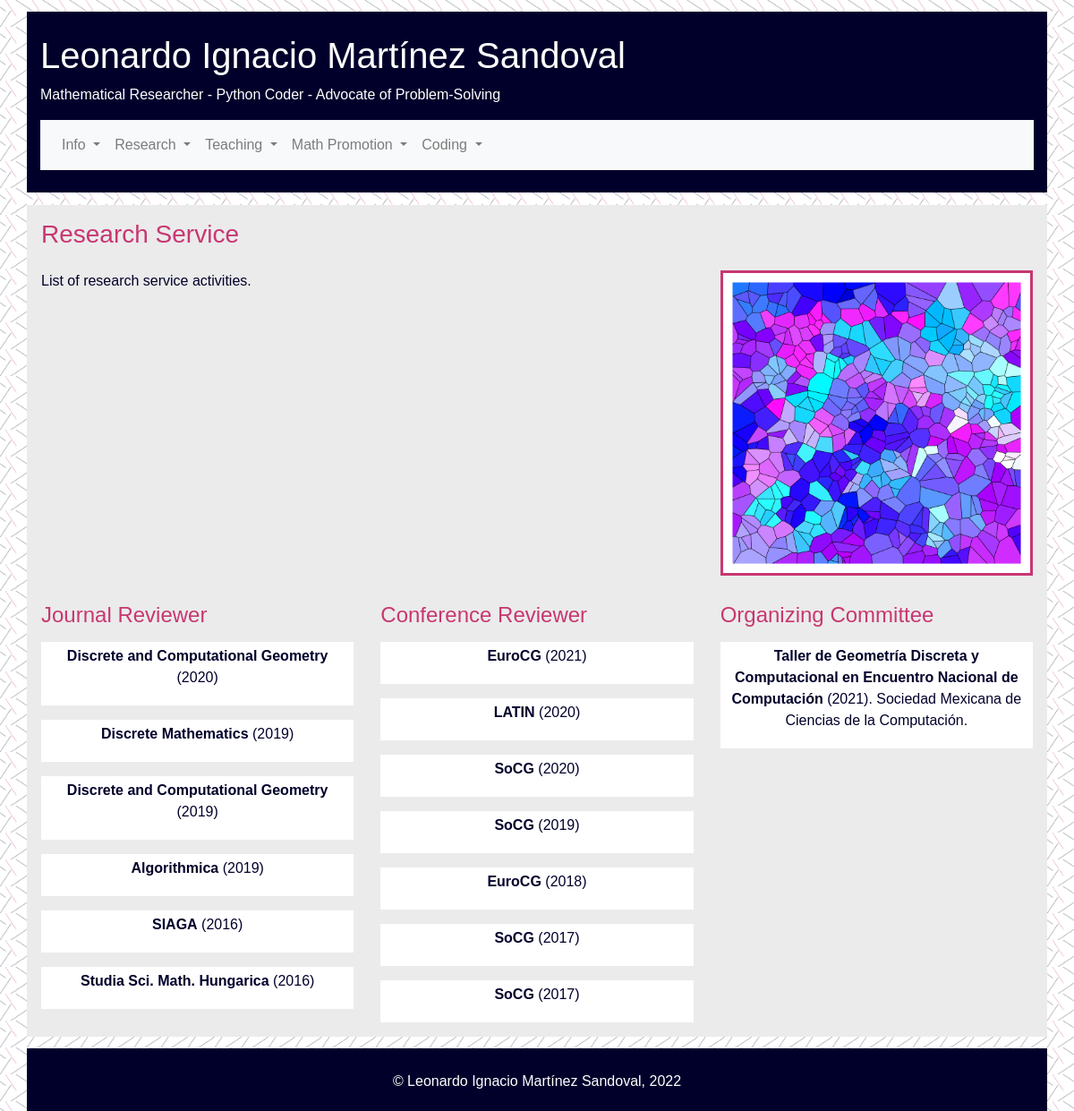
The app's page /sresearch, older data.
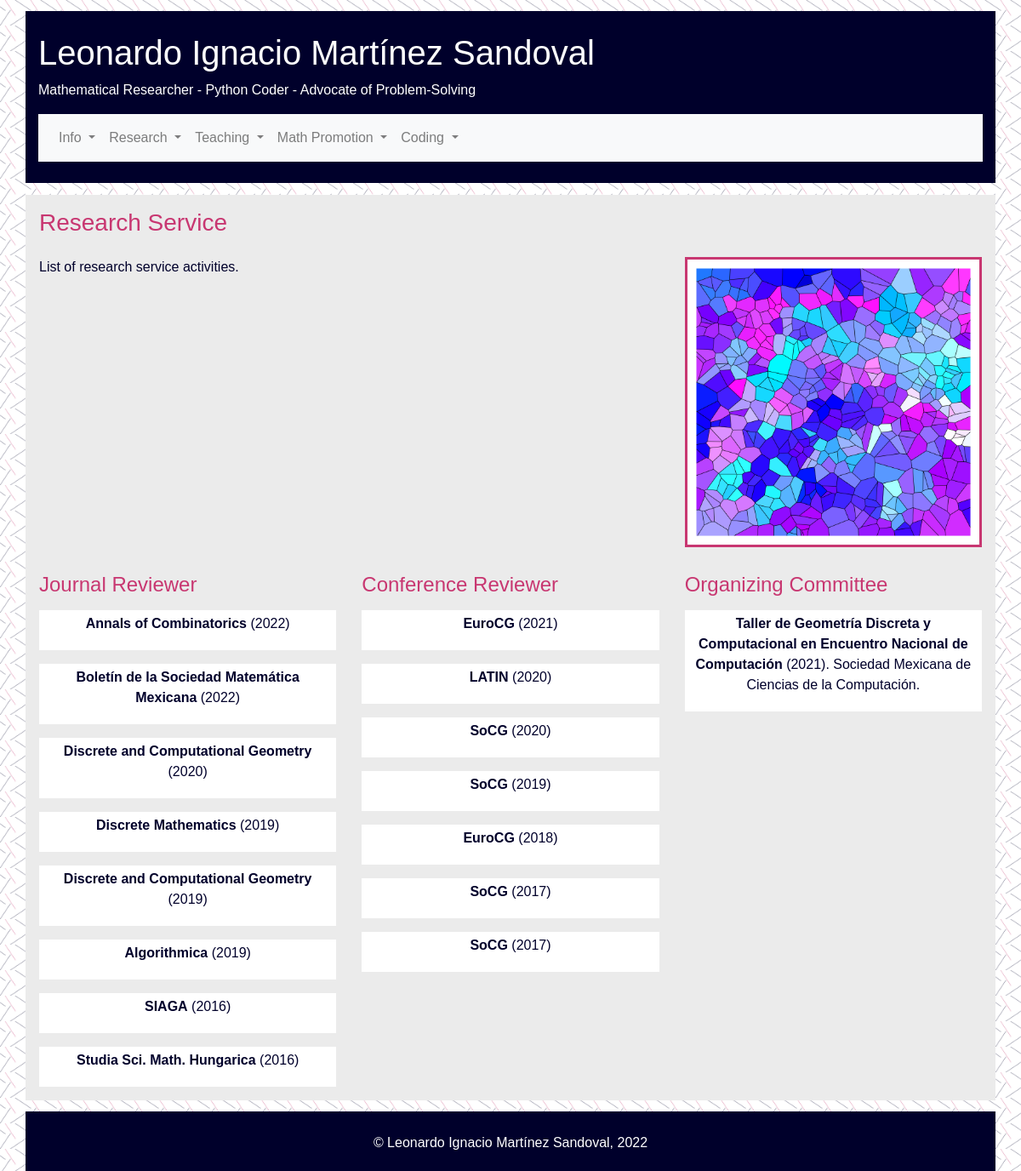
The same page, newer data.
### personalpage/models.py (models this page shows)
class Service(db.Model):
    __tablename__ = 'service'
    id = db.Column(db.Integer, primary_key=True)
    title = db.Column(db.String(80), unique=True, nullable=False)
    date = db.Column(db.Date(), default=date.today())
    description = db.Column(db.String(140), nullable=False)
    title = db.Column(db.String(80), unique=True, nullable=False)
    service_type = db.Column(db.String(20), nullable=False)
    institution = db.Column(db.Integer, db.ForeignKey('institution.id'))
    location = db.Column(db.Integer, db.ForeignKey('location.id'))
    def __repr__(self):
        return '<Service %r>' % self.title

class Institution(db.Model):
    __tablename__ = 'institution'
    id = db.Column(db.Integer, primary_key=True)
    name = db.Column(db.String(80), unique=True, nullable=False)
    name_spa = db.Column(db.String(80), unique=True, nullable=False)
    location = db.Column(db.Integer, db.ForeignKey('location.id'))
    def __repr__(self):
        return '<Institution %r>' % self.name

### personalpage/cv.py (the view)
@app.route("/sresearch")
def sresearch():
    r_journal = Service.query\
        .filter(Service.service_type=='r_journal')\
        .all()
    r_conference = Service.query\
        .filter(Service.service_type=='r_conference')\
        .all()
    service = Service.query\
        .select_from(Service)\
        .filter(Service.service_type=="o_event_research")\
        .join(Institution)\
        .join(Location, Service.location==Location.id)\
        .add_entity(Institution)\
        .add_entity(Location)\
        .all()
    print(service)
    return render_template("personalpage/sresearch.html", r_journal=r_journal, r_conference=r_conference, service = service)

### personalpage/templates/personalpage/sresearch.html
{% extends "body_template.html" %}
    {% block content %}
    <div class="container outter pl-3 pr-3 pt-3">
        <h3>Research Service</h3>
        <div class="row pt-3">
            <div class="col-md-8">
            <p style="text-align: justify"> List of research service activities. </p>
        </div>
        <div class="col-md-4" id="data">
            <div class="blockitem">
                <img src="static/voronoi.png" class="img-fluid"></img>
            </div>
            </div>
        </div>
        <div class="row pt-3">
            <div class="col-lg-4">
                <h4> Journal Reviewer </h4>
                    {% for item in r_journal | sort(attribute='date', reverse = True ) %}
                    <div class="paperitem wrapper mb-3 mt-3">
                        <div class="prob-info">
                            <p><strong> {{ item.title }}</strong> ({{item.date.strftime('%Y')}})
                        </div>
                    </div>
                    {% endfor %}
            </div>
            <div class="col-lg-4 padded">
                <h4> Conference Reviewer </h4>
                    {% for item in r_conference | sort(attribute='date', reverse = True ) %}
                    <div class="paperitem wrapper mb-3 mt-3">
                        <div class="prob-info">
                            <p><strong> {{ item.title }}</strong> ({{item.date.strftime('%Y')}})
                        </div>
                    </div>
                    {% endfor %}
            </div>
            <div class="col-lg-4 padded">
                <h4> Organizing Committee </h4>
                {% for item in service | sort(attribute='date', reverse = True ) %}
                <div class="paperitem wrapper mb-3 mt-3">
                    <div class="prob-info">
                        <p><strong> {{ item.Service.title }}</strong> ({{item.Service.date.strftime('%Y')}}). {{ item.Institution.name + '.' if item.Institution.name}}
                    </div>
                </div>
                {% endfor %}
            </div>
        </div>
    </div>
    {% endblock %}

### personalpage/templates/body_template.html (shortened to what this page needs)
<!DOCTYPE html>
<html lang="en" itemscope itemtype="http://schema.org/Person">
<head>
    <link rel="stylesheet" type="text/css" href="/static/bootstrap/css/bootstrap.min.css">
    <link rel="stylesheet" href="/static/personal.css" />
    <link rel="stylesheet" href="/static/convertex.css" />
</head>
<body onload="gosection();">
     {% block header %}
    <header class="container">
        <h1>
            <a href="/">
                Leonardo Ignacio Martínez Sandoval
            </a>
        </h1>
        <p>
            <span class="smallhead">- </span> Mathematical Researcher
            <br class="smallhead"> - Python Coder
            <br class="smallhead"> - Advocate of Problem-Solving
        </p>
        <nav class="navbar navbar-expand-lg navbar-light bg-light">
            <div class="collapse navbar-collapse" id="navbarSupportedContent">
              <ul class="navbar-nav mr-auto">
                <li class="nav-item dropdown">
                  <a class="nav-link dropdown-toggle" href="#" id="navbarDropdown" role="button" data-toggle="dropdown" aria-haspopup="true" aria-expanded="false">
                    Info
                  </a>
                </li>
                <li class="nav-item dropdown">
                    <a class="nav-link dropdown-toggle" href="#" id="navbarDropdown" role="button" data-toggle="dropdown" aria-haspopup="true" aria-expanded="false">
                      Research
                    </a>
                  </li>
                  <li class="nav-item dropdown">
                    <a class="nav-link dropdown-toggle" href="#" id="navbarDropdown" role="button" data-toggle="dropdown" aria-haspopup="true" aria-expanded="false">
                      Teaching
                    </a>
                  </li>
                  <li class="nav-item dropdown">
                    <a class="nav-link dropdown-toggle" href="#" id="navbarDropdown" role="button" data-toggle="dropdown" aria-haspopup="true" aria-expanded="false">
                      Math Promotion
                    </a>
                  </li>
                  <li class="nav-item dropdown">
                    <a class="nav-link dropdown-toggle" href="#" id="navbarDropdown" role="button" data-toggle="dropdown" aria-haspopup="true" aria-expanded="false">
                      Coding
                    </a>
                  </li>
              </ul>
            </div>
          </nav>
    </header>
     {% endblock %}
    {% block content %}
    {% endblock %}
    <footer class="container">
    {% block footer %}
        <p>&copy; Leonardo Ignacio Martínez Sandoval, <time datetime="2022"> 2022 </time></p>
    {% endblock %}
    </footer>
</body>
</html>

### personalpage/static/personal.css (style rules this page uses)
a { color:rgb(200,55,113); }
body { background-image: url("/static/background.png"); background-repeat: repeat; background-size: 30px; color: rgb(0,0,43); font-family: 'Calibri Light', Calibri, 'Gill Sans', 'Gill Sans MT', 'Trebuchet MS', sans-serif; }
div.container.outter { background-color: rgb(235,235,235); }
header,footer { margin-top: 10pt; margin-bottom:10pt; padding: 25px 35px 25px 35px; color:white; background-color: rgb(0,0,43); }
footer { margin-bottom:0px; text-align: center; padding-bottom:5px; }
div.blockitem { border-style: solid; border-color: rgb(200,55,113); text-align: center; padding:2%; margin-bottom:10pt; background-color: white; }
div.paperitem { text-align: center; margin-top: 15pt; background-color: white; }
div.prob-info { padding:1% 3%; }
div.wrapper { float:none; overflow: hidden; }
h4, h3 { color: rgb(200,55,113); }
h1 a { color:white; text-decoration-line: none; }

Row changes from the older to the newer data that the page shows:
added Service: title "Annals of Combinatorics", date "2022", shown under "Journal Reviewer"
added Service: title "Boletín de la Sociedad Matemática Mexicana", date "2022", shown under "Journal Reviewer"
